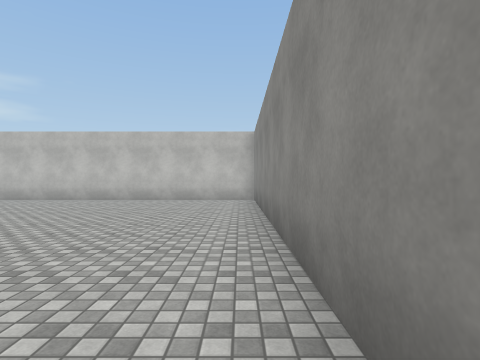
[1] (above)

19 first-person views from a walk through a Unity game level. The camera is 1.4 m above the floor, looks level and sees 80° across. The floor is counted in squares, 2 m on a side. Each view is taken from the middle of a square. On the plan, view 1 faces up. The plan holds only what a view shows up to about 10 squares ahead; the rest is blank. The place goes on beyond the plan. The player is left out. Surface patterns are stand-ins for the level's own textures.

[2]
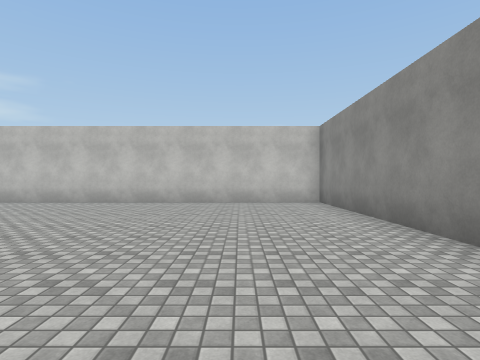

[3]
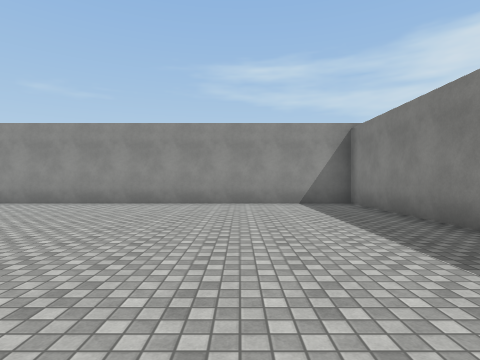

[4]
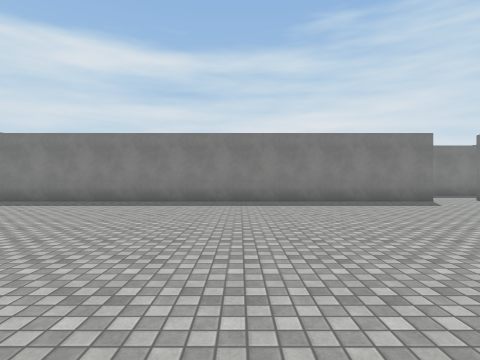

[5]
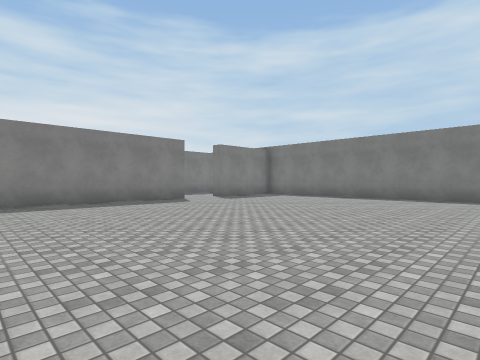

[6]
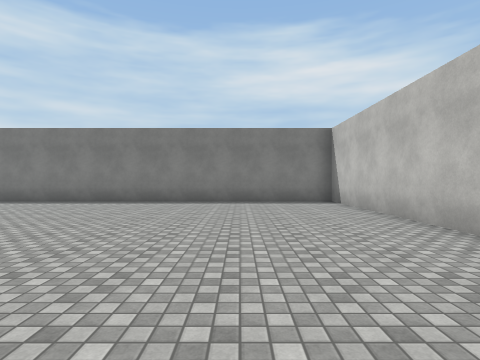

[7]
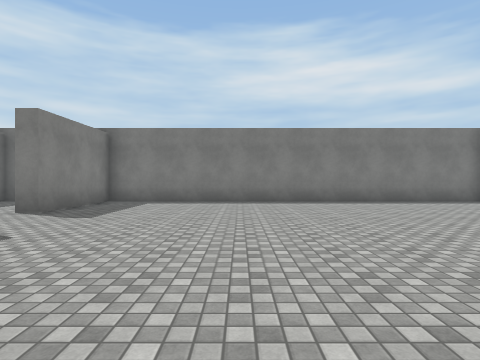

[8]
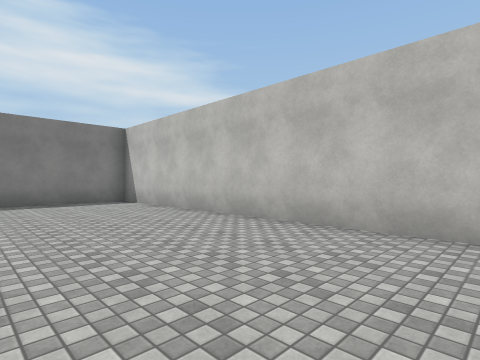

[9]
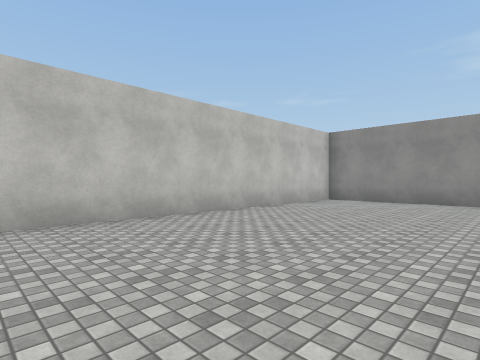

[10]
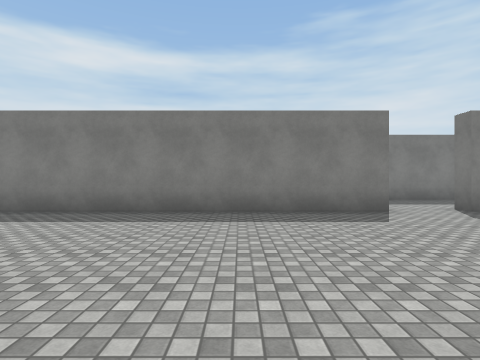

[11]
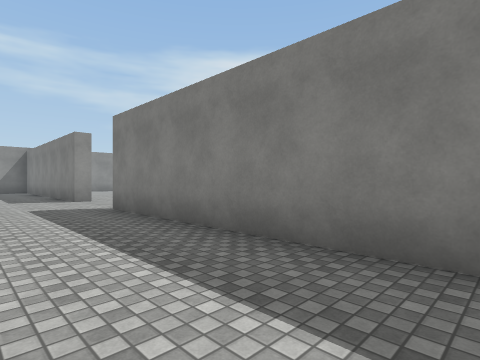

[12]
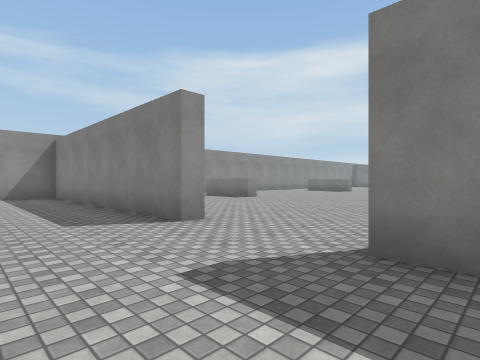

[13]
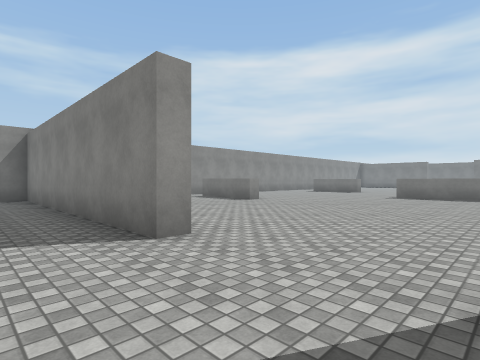

[14]
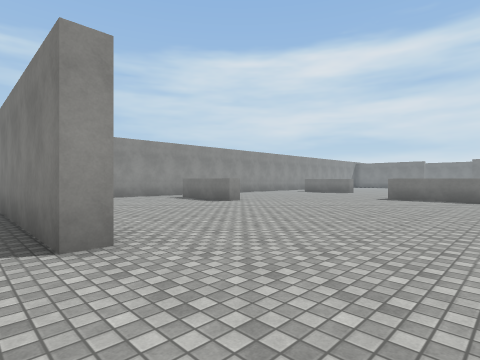

[15]
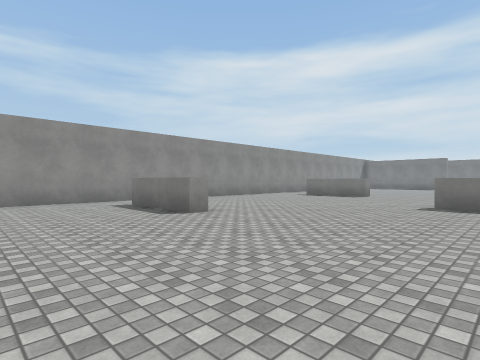

[16]
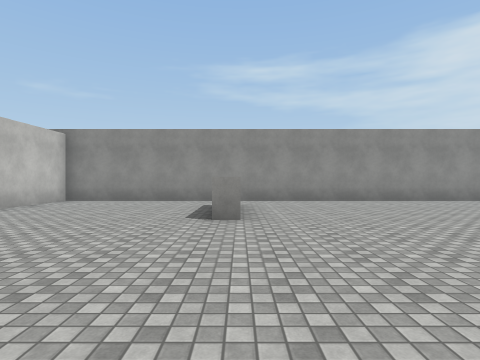

[17]
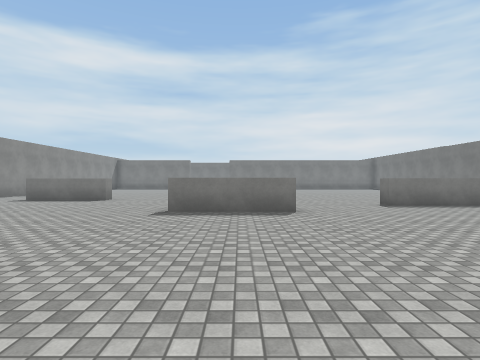

[18]
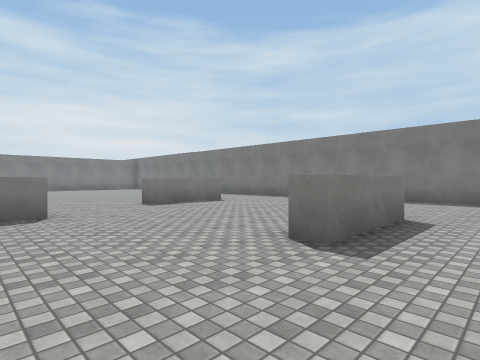

[19]
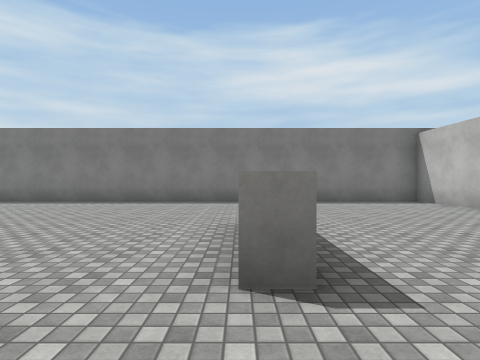

### Floor plan
Points are (right, up) in squares from view 1. A wall is a line through its corners. A room is listed if a view was taken in it or the views show most of it. See-through windows are left out.
Room 1 (views 1, 2, 3, 4, 5, 6, 7, 8, 9, 10)
walls: (-14.4, -2.3) (0.5, -2.3) (0.5, 10) (-19.4, 10) (-19.4, -2.3) (-16.1, -2.3)
ways out: opening at (-15, -2) to room 2
Room 2 (views 11, 12, 13, 14, 15, 16, 17, 18, 19)
walls: (-10.2, -16.2) (-7.4, -16.2); (-4, -12.1) (-4, -11.5) (-1.1, -11.5); (-14.6, -11.5) (-11.8, -11.5) (-11.8, -12.1); (-7.9, -6.2) (-7.9, -5.7) (0.5, -5.7) (0.5, -4); (-15.6, -17.8) (-13.1, -17.8) (-13.1, -18.4); (-4.4, -19.9) (-1.6, -19.9); (-16.9, -6.2) (-19.4, -6.2) (-19.4, -19.9); (-16.1, -2.3) (-16.1, -2.9); (0.5, -20) (0.5, -6.2) (-2.1, -6.2); (-19.4, -5.2) (-19.4, -5.7) (-10.9, -5.7)
ways out: opening at (-15, -2) to room 1

Where each view was taken, in squares from view 1:
view 1: 0 up, 0 right, facing up
view 2: 1 up, 2 left, facing up
view 3: 1 up, 8 left, facing right
view 4: 7 up, 8 left, facing down
view 5: 7 up, 8 left, facing down-left
view 6: 7 up, 10 left, facing left
view 7: 2 up, 10 left, facing left
view 8: 6 up, 10 left, facing up-left
view 9: 5 up, 9 left, facing up-right
view 10: 4 up, 11 left, facing down
view 11: 3 down, 18 left, facing down-right
view 12: 3 down, 12 left, facing down-right
view 13: 4 down, 11 left, facing down-right
view 14: 5 down, 11 left, facing down-right
view 15: 8 down, 9 left, facing down-right
view 16: 12 down, 9 left, facing right
view 17: 10 down, 9 left, facing down
view 18: 10 down, 9 left, facing down-left
view 19: 12 down, 10 left, facing left
